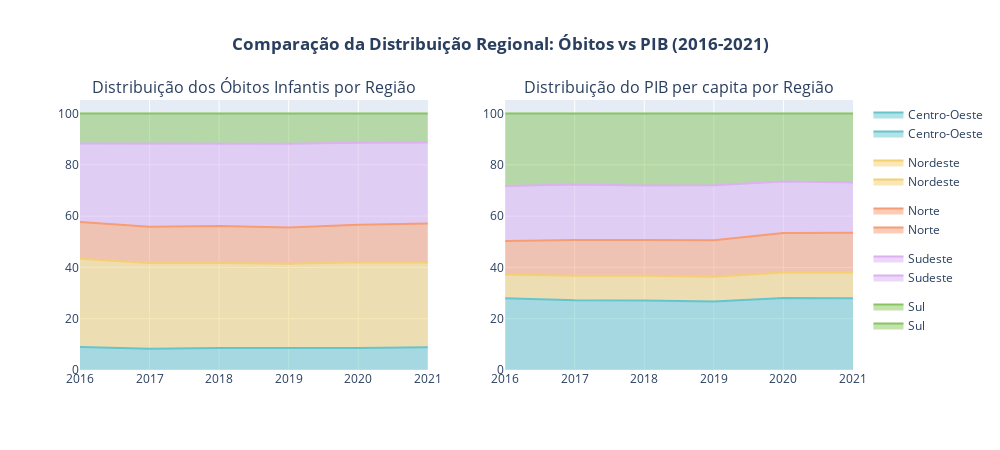

Notebook code for this chart:
### Markdown cell above
#### 📊 Análise da Relação entre PIB per Capita e Mortalidade Infantil
Investigar se existe correlação significativa entre o desenvolvimento econômico regional (medido pelo PIB per capita) e os índices de mortalidade infantil no período 2016-2021.

### Code cell
# 1. Preparação dos dados
df_obitos = pd.read_csv('dataFrame/BrStatsAtualizada.csv', sep=';', low_memory=False)
df_pib = pd.read_csv('pib_per_capita/pib_per_capita_regioes.csv')

# Converter dados numéricos
df_obitos['NrObitosInfantis'] = df_obitos['NrObitosInfantis'].astype(str).str.replace('.','').str.replace(',','.').astype(float)
df_obitos['Ano'] = df_obitos['Ano'].astype(str)
df_pib['Ano'] = df_pib['Ano'].astype(str)

# Agregar e juntar dados
df_agregado = df_obitos.groupby(['Ano', 'Regiao'])['NrObitosInfantis'].sum().reset_index()
df_final = pd.merge(df_agregado, df_pib, on=['Ano', 'Regiao'])

# 2. Criar gráfico de área percentual para Óbitos
fig_obitos = px.area(
    df_final,
    x='Ano',
    y='NrObitosInfantis',
    color='Regiao',
    title='<b>Distribuição Percentual dos Óbitos Infantis por Região</b>',
    labels={'NrObitosInfantis': 'Participação % nos Óbitos', 'Ano': 'Ano'},
    groupnorm='percent',  # Normaliza para 100%
    color_discrete_sequence=px.colors.qualitative.Pastel
)

# 3. Criar gráfico de área percentual para PIB
fig_pib = px.area(
    df_final,
    x='Ano',
    y='PIB_per_capita',
    color='Regiao',
    title='<b>Distribuição Percentual do PIB per capita por Região</b>',
    labels={'PIB_per_capita': 'Participação % no PIB', 'Ano': 'Ano'},
    groupnorm='percent',  # Normaliza para 100%
    color_discrete_sequence=px.colors.qualitative.Pastel
)

# 4. Ajustar layouts
for fig in [fig_obitos, fig_pib]:
    fig.update_layout(
        height=400,
        width=800,
        hovermode='x unified',
        yaxis=dict(ticksuffix='%'),
        legend=dict(orientation='h', yanchor='bottom', y=1.02),
        margin=dict(l=50, r=50, t=80, b=50)
    )
    fig.update_traces(
        hovertemplate='<b>%{color}</b><br>Ano: %{x}<br>Participação: %{y:.1f}%'
    )

# 5. Exibir gráficos lado a lado
from plotly.subplots import make_subplots

final_fig = make_subplots(rows=1, cols=2, subplot_titles=(
    'Distribuição dos Óbitos Infantis por Região',
    'Distribuição do PIB per capita por Região'
))

for trace in fig_obitos.data:
    final_fig.add_trace(trace, row=1, col=1)
    
for trace in fig_pib.data:
    final_fig.add_trace(trace, row=1, col=2)

final_fig.update_layout(
    height=450,
    width=1000,
    showlegend=True,
    title_text='<b>Comparação da Distribuição Regional: Óbitos vs PIB (2016-2021)</b>',
    title_x=0.5
)

final_fig.show()

### Figure 1 — Plotly figure (JSON) as saved in the notebook; plotly's stock layout.template omitted (floating-point values rounded to 4 significant figures)
{"data": [{"fillpattern": {"shape": ""}, "groupnorm": "percent", "hovertemplate": "<b>%{color}</b><br>Ano: %{x}<br>Participação: %{y:.1f}%", "legendgroup": "Centro-Oeste", "line": {"color": "rgb(102, 197, 204)"}, "marker": {"symbol": "circle"}, "mode": "lines", "name": "Centro-Oeste", "orientation": "v", "showlegend": true, "stackgroup": "1", "type": "scatter", "x": ["2016", "2017", "2018", "2019", "2020", "2021"], "xaxis": "x", "y": [2978.0, 2845.0, 2901.0, 2854.0, 2578.0, 2687.0], "yaxis": "y"}, {"fillpattern": {"shape": ""}, "groupnorm": "percent", "hovertemplate": "<b>%{color}</b><br>Ano: %{x}<br>Participação: %{y:.1f}%", "legendgroup": "Nordeste", "line": {"color": "rgb(246, 207, 113)"}, "marker": {"symbol": "circle"}, "mode": "lines", "name": "Nordeste", "orientation": "v", "showlegend": true, "stackgroup": "1", "type": "scatter", "x": ["2016", "2017", "2018", "2019", "2020", "2021"], "xaxis": "x", "y": [11490.0, 11480.0, 11300.0, 11020.0, 9983.0, 10040.0], "yaxis": "y"}, {"fillpattern": {"shape": ""}, "groupnorm": "percent", "hovertemplate": "<b>%{color}</b><br>Ano: %{x}<br>Participação: %{y:.1f}%", "legendgroup": "Norte", "line": {"color": "rgb(248, 156, 116)"}, "marker": {"symbol": "circle"}, "mode": "lines", "name": "Norte", "orientation": "v", "showlegend": true, "stackgroup": "1", "type": "scatter", "x": ["2016", "2017", "2018", "2019", "2020", "2021"], "xaxis": "x", "y": [4765.0, 4820.0, 4890.0, 4732.0, 4379.0, 4638.0], "yaxis": "y"}, {"fillpattern": {"shape": ""}, "groupnorm": "percent", "hovertemplate": "<b>%{color}</b><br>Ano: %{x}<br>Participação: %{y:.1f}%", "legendgroup": "Sudeste", "line": {"color": "rgb(220, 176, 242)"}, "marker": {"symbol": "circle"}, "mode": "lines", "name": "Sudeste", "orientation": "v", "showlegend": true, "stackgroup": "1", "type": "scatter", "x": ["2016", "2017", "2018", "2019", "2020", "2021"], "xaxis": "x", "y": [10220.0, 11130.0, 10990.0, 10920.0, 9566.0, 9612.0], "yaxis": "y"}, {"fillpattern": {"shape": ""}, "groupnorm": "percent", "hovertemplate": "<b>%{color}</b><br>Ano: %{x}<br>Participação: %{y:.1f}%", "legendgroup": "Sul", "line": {"color": "rgb(135, 197, 95)"}, "marker": {"symbol": "circle"}, "mode": "lines", "name": "Sul", "orientation": "v", "showlegend": true, "stackgroup": "1", "type": "scatter", "x": ["2016", "2017", "2018", "2019", "2020", "2021"], "xaxis": "x", "y": [3898.0, 4031.0, 3931.0, 3947.0, 3397.0, 3425.0], "yaxis": "y"}, {"fillpattern": {"shape": ""}, "groupnorm": "percent", "hovertemplate": "<b>%{color}</b><br>Ano: %{x}<br>Participação: %{y:.1f}%", "legendgroup": "Centro-Oeste", "line": {"color": "rgb(102, 197, 204)"}, "marker": {"symbol": "circle"}, "mode": "lines", "name": "Centro-Oeste", "orientation": "v", "showlegend": true, "stackgroup": "1", "type": "scatter", "x": ["2016", "2017", "2018", "2019", "2020", "2021"], "xaxis": "x2", "y": [31210.0, 31690.0, 33630.0, 34710.0, 43260.0, 55590.0], "yaxis": "y2"}, {"fillpattern": {"shape": ""}, "groupnorm": "percent", "hovertemplate": "<b>%{color}</b><br>Ano: %{x}<br>Participação: %{y:.1f}%", "legendgroup": "Nordeste", "line": {"color": "rgb(246, 207, 113)"}, "marker": {"symbol": "circle"}, "mode": "lines", "name": "Nordeste", "orientation": "v", "showlegend": true, "stackgroup": "1", "type": "scatter", "x": ["2016", "2017", "2018", "2019", "2020", "2021"], "xaxis": "x2", "y": [10260.0, 11210.0, 12050.0, 12660.0, 15290.0, 19940.0], "yaxis": "y2"}, {"fillpattern": {"shape": ""}, "groupnorm": "percent", "hovertemplate": "<b>%{color}</b><br>Ano: %{x}<br>Participação: %{y:.1f}%", "legendgroup": "Norte", "line": {"color": "rgb(248, 156, 116)"}, "marker": {"symbol": "circle"}, "mode": "lines", "name": "Norte", "orientation": "v", "showlegend": true, "stackgroup": "1", "type": "scatter", "x": ["2016", "2017", "2018", "2019", "2020", "2021"], "xaxis": "x2", "y": [14650.0, 16270.0, 17310.0, 18440.0, 23680.0, 30630.0], "yaxis": "y2"}, {"fillpattern": {"shape": ""}, "groupnorm": "percent", "hovertemplate": "<b>%{color}</b><br>Ano: %{x}<br>Participação: %{y:.1f}%", "legendgroup": "Sudeste", "line": {"color": "rgb(220, 176, 242)"}, "marker": {"symbol": "circle"}, "mode": "lines", "name": "Sudeste", "orientation": "v", "showlegend": true, "stackgroup": "1", "type": "scatter", "x": ["2016", "2017", "2018", "2019", "2020", "2021"], "xaxis": "x2", "y": [23870.0, 25230.0, 26400.0, 27900.0, 31050.0, 38930.0], "yaxis": "y2"}, {"fillpattern": {"shape": ""}, "groupnorm": "percent", "hovertemplate": "<b>%{color}</b><br>Ano: %{x}<br>Participação: %{y:.1f}%", "legendgroup": "Sul", "line": {"color": "rgb(135, 197, 95)"}, "marker": {"symbol": "circle"}, "mode": "lines", "name": "Sul", "orientation": "v", "showlegend": true, "stackgroup": "1", "type": "scatter", "x": ["2016", "2017", "2018", "2019", "2020", "2021"], "xaxis": "x2", "y": [31520.0, 32280.0, 34940.0, 36430.0, 40790.0, 53440.0], "yaxis": "y2"}], "layout": {"annotations": [{"font": {"size": 16}, "showarrow": false, "text": "Distribuição dos Óbitos Infantis por Região", "x": 0.225, "xanchor": "center", "xref": "paper", "y": 1, "yanchor": "bottom", "yref": "paper"}, {"font": {"size": 16}, "showarrow": false, "text": "Distribuição do PIB per capita por Região", "x": 0.775, "xanchor": "center", "xref": "paper", "y": 1, "yanchor": "bottom", "yref": "paper"}], "height": 450, "showlegend": true, "title": {"text": "<b>Comparação da Distribuição Regional: Óbitos vs PIB (2016-2021)</b>", "x": 0.5}, "width": 1000, "xaxis": {"anchor": "y", "domain": [0, 0.45]}, "xaxis2": {"anchor": "y2", "domain": [0.55, 1]}, "yaxis": {"anchor": "x", "domain": [0, 1]}, "yaxis2": {"anchor": "x2", "domain": [0, 1]}}}
